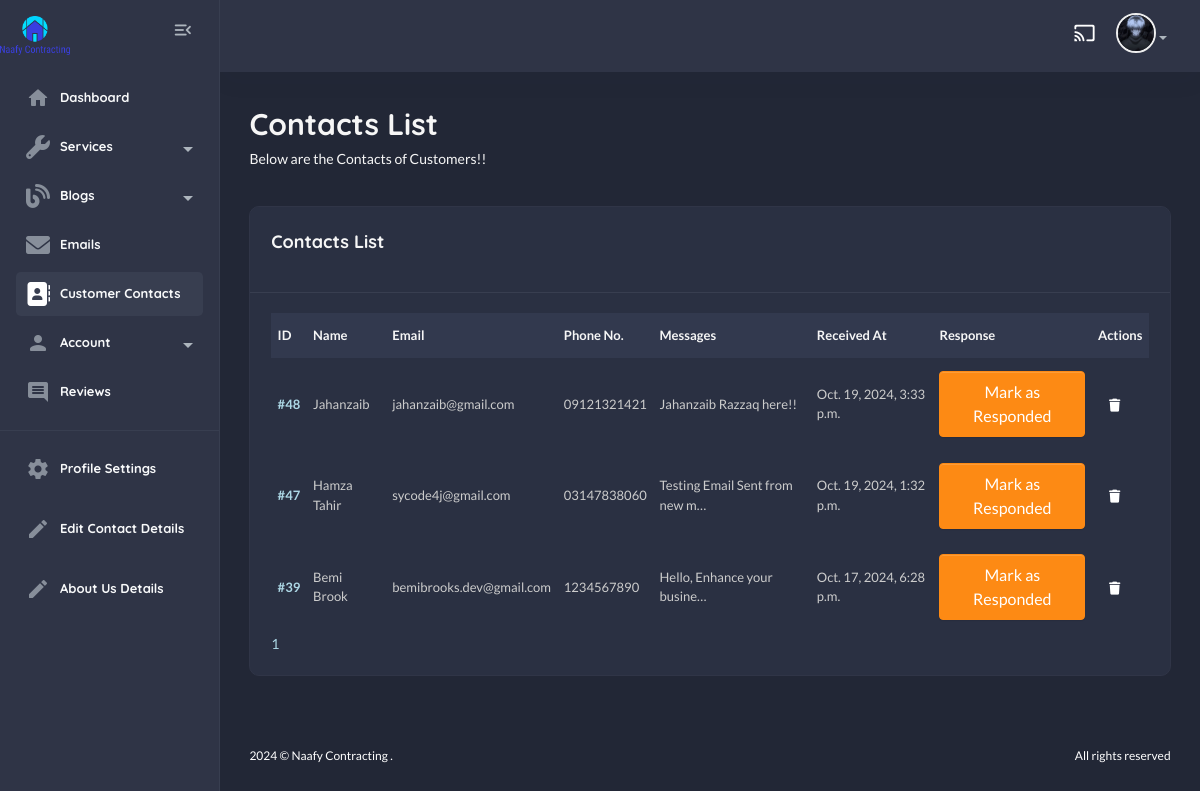
/useradmin/contacts/ (signed in), run on an earlier commit of the app's database.
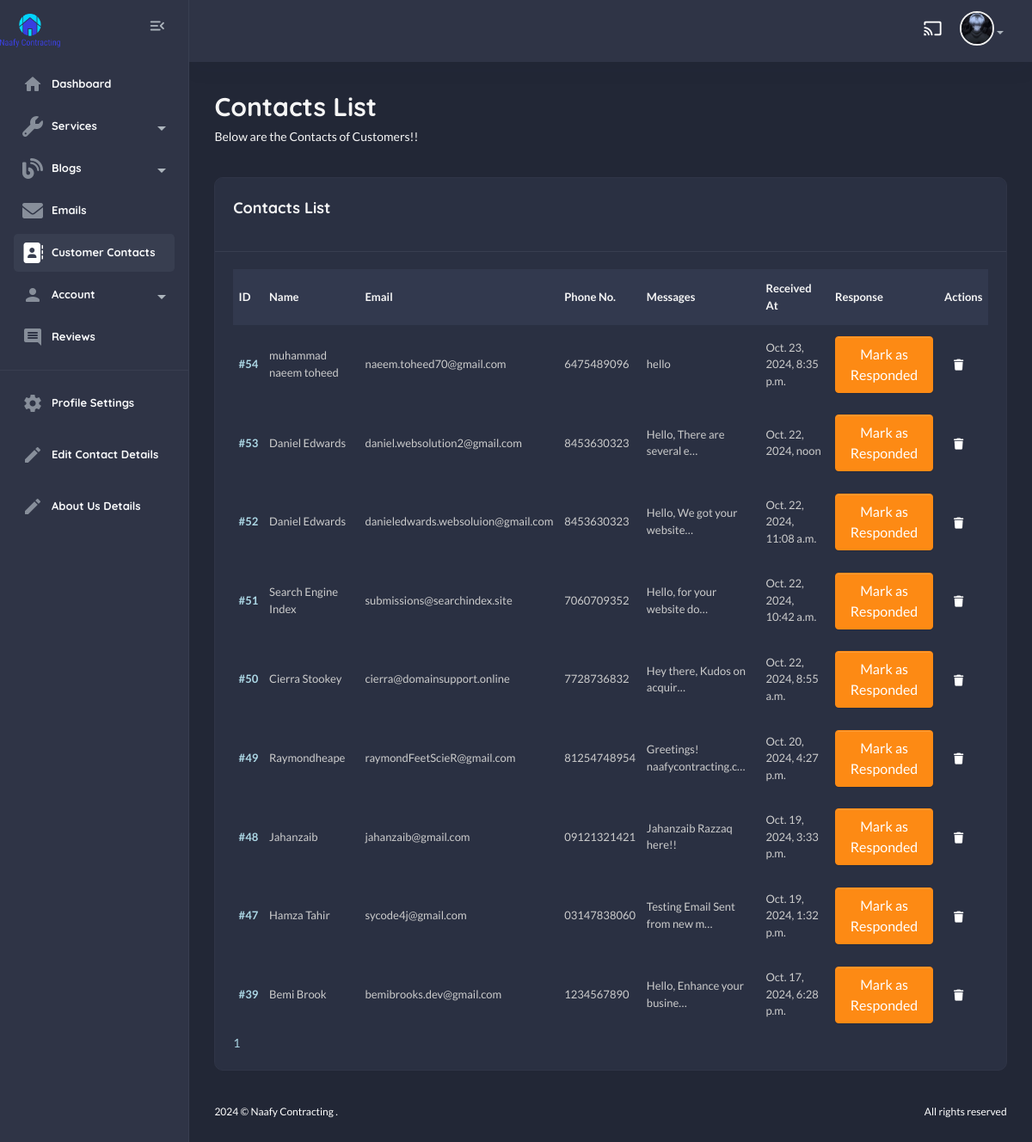
And on a later commit of the database.
### useradmin/models.py (models this page shows, shortened)
class Profile(models.Model):
    user = models.OneToOneField(User, on_delete=models.CASCADE)
    first_name = models.CharField(max_length=255, blank=True, null=True)
    last_name = models.CharField(max_length=255, blank=True, null=True)
    email = models.EmailField(max_length=255, blank=True, null=True)
    bio = models.TextField(default="This is My Bio!")
    address = models.CharField(max_length=255, blank=True, null=True)
    profile_image = models.ImageField(upload_to='profile_images/', blank=True, null=True)
    last_updated = models.DateTimeField(auto_now=True)

### contact/models.py (models this page shows, shortened)
class Contact(models.Model):
    name = models.CharField(max_length=100)
    email = models.EmailField(unique=True)
    phone_no = models.CharField(max_length=20, default="+123 456 7890")
    message = models.TextField()
    submitted_at = models.DateTimeField(auto_now_add=True)
    responded = models.BooleanField(default=False)

### useradmin/views.py (the view)
# urls.py: path("contacts/", views.contact_view, name="contact-list"),
@login_required
def contact_view(request):
    contacts = Contact.objects.all().order_by("-id")
    paginator = Paginator(contacts, 10)
    page_number = request.GET.get("page")
    page_obj = paginator.get_page(page_number)
    return render(request, "useradmin/contact-list.html", {"contacts":page_obj})

### home/context_processors.py (called while the page is built)
def default(request):
    contact_details = ContactDetails.objects.first()
    return {
        "contact_details" : contact_details,
    }

### templates/useradmin/contact-list.html (shortened to what this page needs)
{% extends "useradmin/base.html" %}
    {% load static %}
        {% block content %}
            <section class="content-main">
                <div class="content-header">
                    <div>
                        <h2 class="content-title card-title">Contacts List</h2>
                        <p>Below are the Contacts of Customers!!</p>
                    </div>
                </div>
                <div class="card mb-4">
                    <header class="card-header">
                        <h4 class="card-title">Contacts List</h4>
                    </header>
                    <div class="card-body">
                        <div class="table-responsive">
                            <div class="table-responsive">
                                <table class="table align-middle table-nowrap mb-0">
                                    <thead class="table-light">
                                        <tr>
                                            <th class="align-middle" scope="col">ID</th>
                                            <th class="align-middle" scope="col">Name</th>
                                            <th class="align-middle" scope="col">Email</th>
                                            <th class="align-middle" scope="col">Phone No.</th>
                                            <th class="align-middle" scope="col">Messages</th>
                                            <th class="align-middle" scope="col">Received At</th>
                                            <th class="align-middle" scope="col">Response</th>
                                            <th class="align-middle" scope="col">Actions</th>
                                        </tr>
                                    </thead>
                                    <tbody>
                                        {% for c in contacts %}
                                            <tr>
                                                <td><a href="{% url "useradmin:contact-detail" c.id %}" class="fw-bold">#{{c.id}}</a></td>
                                                <td>{{c.name}}</td>
                                                <td>{{c.email}}</td>
                                                <td>{{c.phone_no}}</td>
                                                <td>{{c.message|truncatechars:30}}</td>
                                                <td>{{c.submitted_at}}</td>
                                                <td>
                                                    {% if c.responded %}
                                                        <span class="badge bg-success">Responded</span>
                                                    {% else %}
                                                        <form method="POST" action="{% url "useradmin:contact-response" c.id %}">
                                                            <button type="submit" class="btn btn-warning">Mark as Responded</button>
                                                        </form>
                                                    {% endif %}
                                                </td>
                                                <td>
                                                    <a href="{% url 'useradmin:delete-contact' c.id %}" class="btn btn-sm d-inline"><i class="fas fa-trash"></i></a>
                                                </td>
                                            </tr>
                                        {% endfor %}
                                    </tbody>
                                </table>
                            </div>
                        </div>
                        {% if contacts %}
                            <div class="row">
                                <div class="col-lg-12">
                                    <div class="blog__pagination">
                                        {% for num in contacts.paginator.page_range %}
                                            {% if contacts.number == num %}
                                                <a href="?page={{ num }}" class="active">{{ num }}</a>
                                            {% else %}
                                                <a href="?page={{ num }}">{{ num }}</a>
                                            {% endif %}
                                        {% endfor %}
                                    </div>
                                </div>
                            </div>
                        {% endif %}
                    </div>
                </div>
            </section>
{% endblock content %}

### templates/useradmin/base.html (shortened to what this page needs)
{% load static %}
<!DOCTYPE html>
<html lang="en">
    <head>
        <link href="{% static 'assets1/css/main.css' %}" rel="stylesheet" type="text/css" />
        <link rel="stylesheet" href="https://use.fontawesome.com/releases/v5.15.4/css/all.css">
        <link rel="stylesheet" href="{% static 'css/custom.css' %}" type="text/css">
        <link rel="stylesheet" href="https://cdnjs.cloudflare.com/ajax/libs/font-awesome/6.0.0/css/all.min.css">
    </head>
    <body class="dark">
        <aside class="navbar-aside" id="offcanvas_aside">
            <div class="d-flex justify-content-center align-items-center">
                <a href="{% url 'home:home' %}" target="_blank" class="brand-wrap">
                    <img src="{% static 'img/logo/nc-logo.png' %}" class="logo mr-100 mt-3" width="70px" alt="Naafy Dashboard" />
                </a>
                <div class="mx-3">
                    <button class="btn btn-icon btn-aside-minimize">
                        <i class="text-muted material-icons md-menu_open"></i>
                    </button>
                </div>
            </div>
            <nav>
                <ul class="menu-aside">
                    <li class="menu-item {% url 'useradmin:dashboard' as dashboard_url %} {% if request.path == dashboard_url %}active{% endif %}">
                        <a class="menu-link" href="{% url 'useradmin:dashboard' %}">
                            <i class="icon material-icons md-home"></i>
                            <span class="text">Dashboard</span>
                        </a>
                    </li>
                    <li class="menu-item has-submenu">
                        <a class="menu-link" href="#">
                            <i class="icon fas fa-wrench"></i>
                            <span class="text">Services</span>
                        </a>
                    </li>
                    <li class="menu-item has-submenu">
                        <a class="menu-link" href="#">
                            <i class="icon fas fa-blog"></i>
                            <span class="text">Blogs</span>
                        </a>
                    </li>
                    <li class="menu-item {% url 'useradmin:email-list' as email_list_url %} {% if request.path == email_list_url %}active{% endif %}">
                        <a class="menu-link" href="{% url 'useradmin:email-list' %}">
                            <i class="icon fas fa-envelope"></i>
                            <span class="text">Emails</span>
                        </a>
                    </li>
                    <li class="menu-item {% url 'useradmin:contact-list' as contact_list_url %} {% if request.path == contact_list_url %}active{% endif %}">
                        <a class="menu-link" href="{% url 'useradmin:contact-list' %}">
                            <i class="icon fas fa-address-book"></i>
                            <span class="text">Customer Contacts</span>
                        </a>
                    </li>
                        <li class="menu-item has-submenu">
                            <a class="menu-link">
                                <i class="icon material-icons md-person"></i>
                                <span class="text">Account</span>
                            </a>
                    <li class="menu-item {% url 'useradmin:reviews-list' as reviews_url %} {% if request.path == reviews_url %}active{% endif %} ">
                        <a class="menu-link" href="{% url "useradmin:reviews-list" %}">
                            <i class="icon material-icons md-comment"></i>
                            <span class="text">Reviews</span>
                        </a>
                    </li>
                </ul>
                <hr />
                <ul class="menu-aside">
                    <li class="menu-item">
                        <a class="menu-link" href="{% url "useradmin:profile" %}">
                            <i class="icon material-icons md-settings"></i>
                            <span class="text">Profile Settings</span>
                        </a>
                    </li>
                </ul>
                <ul class="menu-aside">
                    <li class="menu-item">
                        <a class="menu-link" href="{% url "useradmin:contact-details" %}">
                            <i class="icon material-icons md-edit"></i>
                            <span class="text">Edit Contact Details</span>
                        </a>
                    </li>
                </ul>
                <ul class="menu-aside">
                    <li class="menu-item">
                        <a class="menu-link" href="{% url "useradmin:about-us" %}">
                            <i class="icon material-icons md-edit"></i>
                            <span class="text">About Us Details</span>
                        </a>
                    </li>
                </ul>
                <br />
                <br />
            </nav>
        </aside>
        <main class="main-wrap">
            <header class="main-header navbar">
                <div class="col-nav ms-auto">
                    <ul class="nav ms-auto">
                        <li class="nav-item">
                            <a href="#" class="requestfullscreen nav-link btn-icon"><i class="material-icons md-cast"></i></a>
                        </li>
                        <li class="dropdown nav-item">
                            {% if request.user.profile.profile_image %}
                            <a class="dropdown-toggle" data-bs-toggle="dropdown" href="#" id="dropdownAccount" aria-expanded="false"> <img class="img-xs rounded-circle" src="{{request.user.profile.profile_image.url}}" alt="User" /></a>
                            {% endif %}
                        </li>
                    </ul>
                </div>
            </header>
            {% block content %}
            {% endblock content %}
            <footer class="main-footer font-xs">
                <div class="row pb-30 pt-15">
                    <div class="col-sm-6">
                        &copy; Naafy Contracting .
                    </div>
                    <div class="col-sm-6">
                        <div class="text-sm-end">All rights reserved</div>
                    </div>
                </div>
            </footer>
        </main>
    </body>
</html>

What changed in the data, as far as the page shows it:
added Contact: id "54", name "muhammad naeem toheed", email "naeem.toheed70@gmail.com", phone_no "6475489096", message "hello", submitted_at "Oct. 23, 2024, 8:35 p.m.", responded "Mark as Responded"
added Contact: id "53", name "Daniel Edwards", email "daniel.websolution2@gmail.com", phone_no "8453630323", message "Hello, There are several e…", submitted_at "Oct. 22, 2024, noon", responded "Mark as Responded"
added Contact: id "52", name "Daniel Edwards", email "danieledwards.websoluion@gmail.com", phone_no "8453630323", message "Hello, We got your website…", submitted_at "Oct. 22, 2024, 11:08 a.m.", responded "Mark as Responded"
added Contact: id "51", name "Search Engine Index", email "submissions@searchindex.site", phone_no "7060709352", message "Hello, for your website do…", submitted_at "Oct. 22, 2024, 10:42 a.m.", responded "Mark as Responded"
added Contact: id "50", name "Cierra Stookey", email "cierra@domainsupport.online", phone_no "7728736832", message "Hey there, Kudos on acquir…", submitted_at "Oct. 22, 2024, 8:55 a.m.", responded "Mark as Responded"
added Contact: id "49", name "Raymondheape", email "raymondFeetScieR@gmail.com", phone_no "81254748954", message "Greetings! naafycontracting.c…", submitted_at "Oct. 20, 2024, 4:27 p.m.", responded "Mark as Responded"
